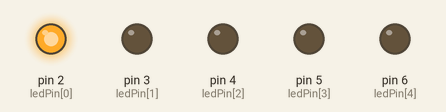
Simulated run of this sketch. Board: Arduino Uno, built with avr-gcc and run on an emulated ATmega328P. Parts: output pins drawn as LEDs (lit = HIGH).

Above: at 0.05 s.
At 0.65 s:
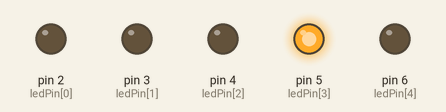
At 1.15 s:
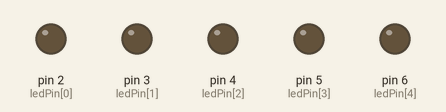
At 2.25 s:
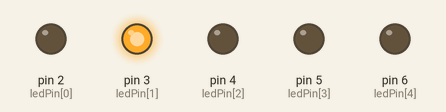
At 3.05 s:
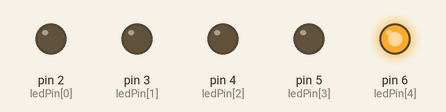
At 4.45 s:
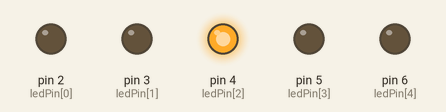
Timing chart, 0 to 4.8 s (numbered marks = the images above):
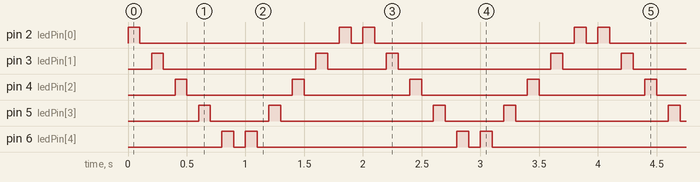

Measured:
- by itself, pin 2 (ledPin[0]): repeats every 2.0 s: LOW 1.7 s, HIGH 0.10 s, LOW 0.10 s, HIGH 0.10 s
- by itself, pin 3 (ledPin[1]): repeats every 2.0 s: LOW 1.3 s, HIGH 0.10 s, LOW 0.50 s, HIGH 0.10 s
- by itself, pin 4 (ledPin[2]): alternates HIGH for 0.10 s and LOW for 0.90 s
- by itself, pin 5 (ledPin[3]): repeats every 2.0 s: LOW 0.50 s, HIGH 0.10 s, LOW 1.3 s, HIGH 0.10 s
- by itself, pin 6 (ledPin[4]): repeats every 2.0 s: LOW 0.10 s, HIGH 0.10 s, LOW 1.7 s, HIGH 0.10 s

The sketch:

sketch_aug21a.ino
```cpp
int ledPin[] = {2, 3, 4,5,6};

void setup() {
  // put your setup code here, to run once:
  for (int i = 0; i <= 4; i++) {
    pinMode(ledPin[i], OUTPUT);
  }
}

void loop() {
  // put your main code here, to run repeatedly:
  for (int i = 0; i <= 4; i++) {
    digitalWrite(ledPin[i], HIGH);
    delay(100);
    digitalWrite(ledPin[i], LOW);
    delay(100);
  }
  for (int i = 4; i >= 0; i--) {
    digitalWrite(ledPin[i], HIGH);
    delay(100);
    digitalWrite(ledPin[i], LOW);
    delay(100);
  }

}
```
